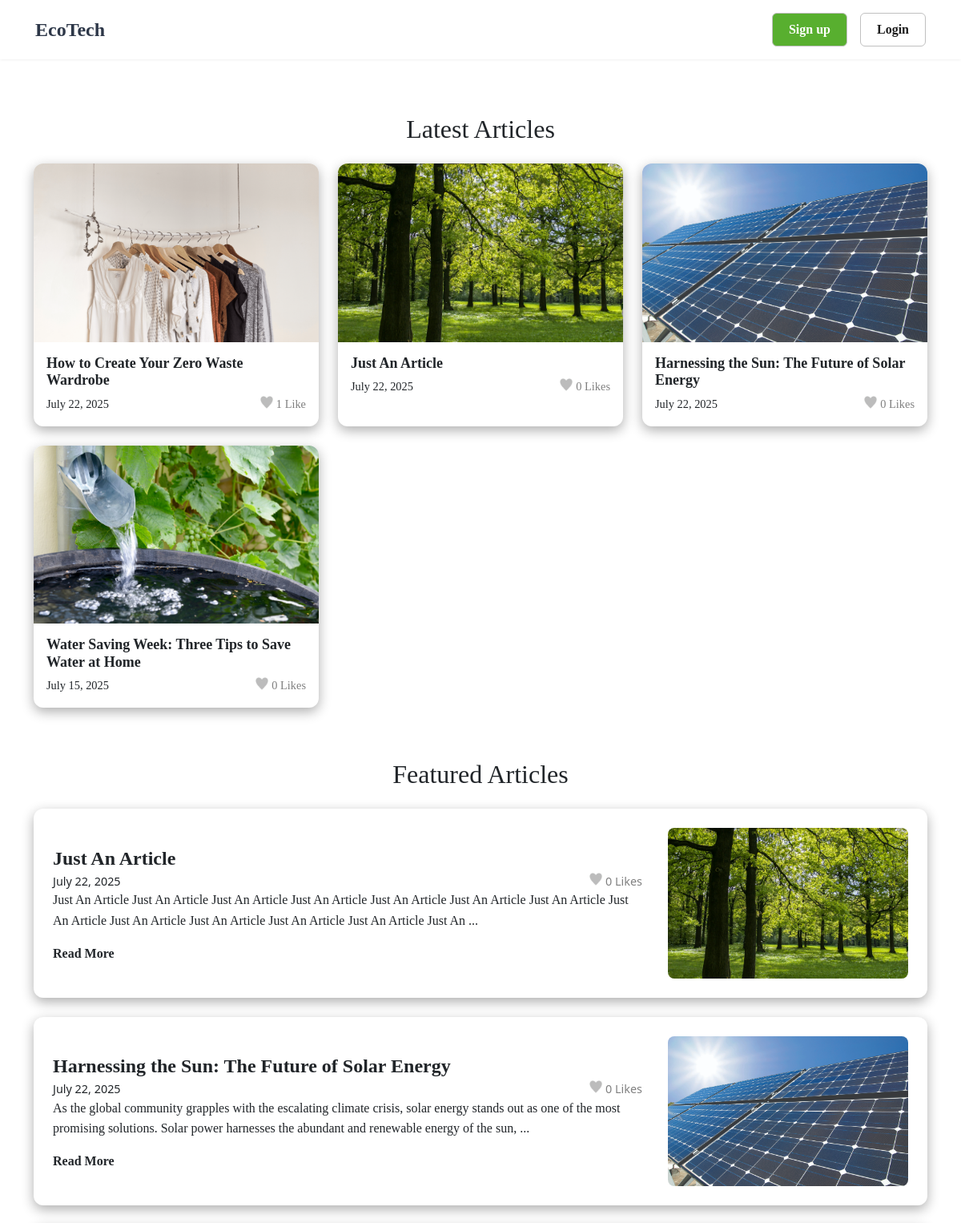
/ (upper part), run on an earlier commit of the app's database.
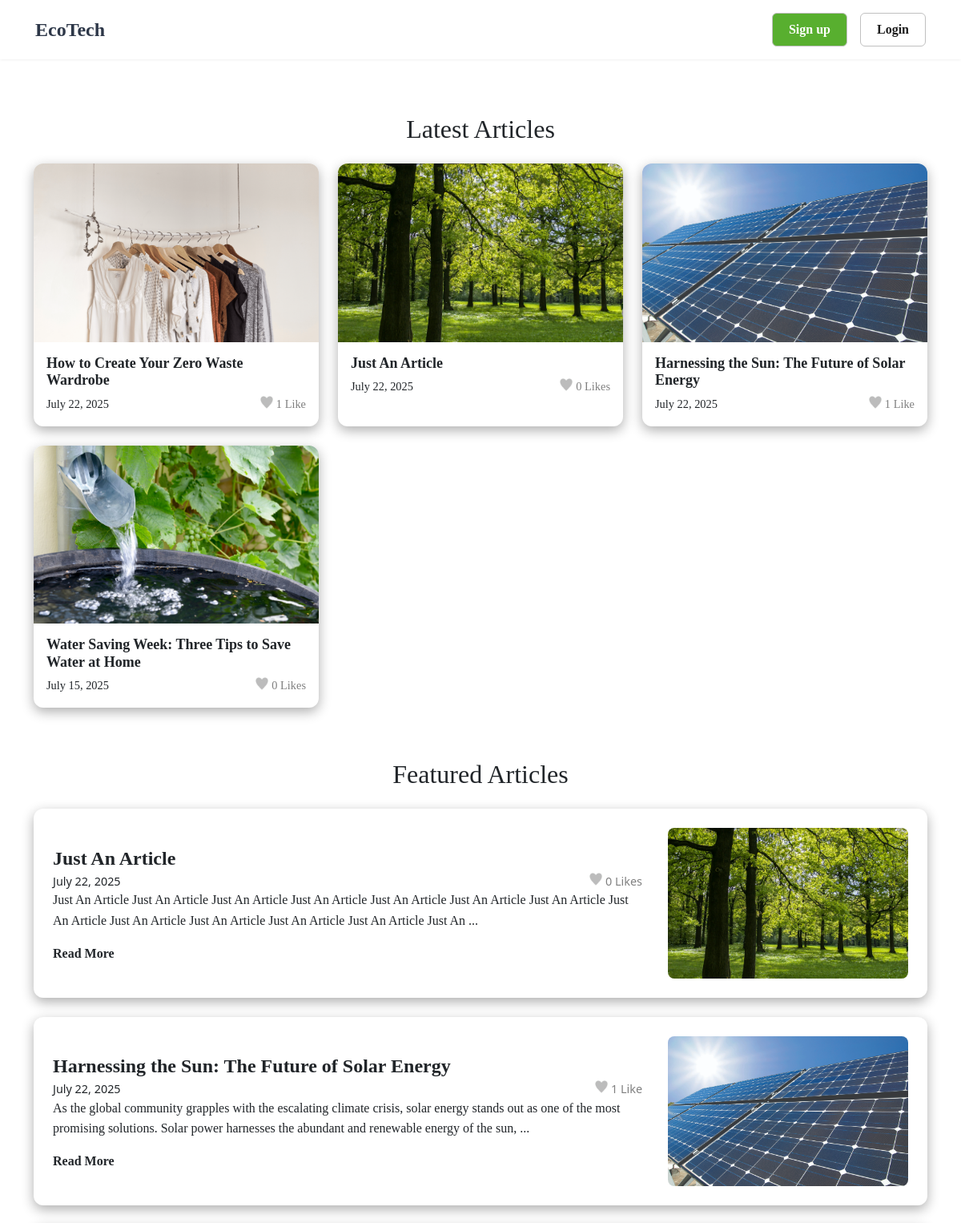
And on a later commit of the database.
### post_app/models.py (models this page shows, shortened)
class PostRaw(models.Model):
    author = models.ForeignKey(User, on_delete=models.CASCADE)
    created_at = models.DateTimeField(auto_now_add=True)
    likes_int = models.IntegerField(default=0)
    liked_by = models.ManyToManyField(User, related_name = 'liked_posts', blank = True)
    content = models.TextField()
    title = models.TextField(max_length=60, blank=False, null=False)
    image = models.ImageField(upload_to='post_images/', blank=True, null=False)
    POST_TYPE_CHOICES = [
        (1, 'admin'),
        (2, 'user')
    ]
    post_type = models.IntegerField(choices=POST_TYPE_CHOICES, default=2)
    class Meta:
        app_label = 'post_app'
        db_table = 'post_app_raw'
        verbose_name = 'Post Data Management'

### post_app/views.py (the view)
# urls.py: path('', views.index, name='index'),
@never_cache
def index(request):
    latest_articles = PostRaw.objects.filter(post_type=1).order_by('-created_at')[:4]  # Get 4 posts created by admin with the latest created time
    featured_articles = PostRaw.objects.filter(post_type=1).order_by('-likes_int')[:4]  # Get 4 posts created by admin with the most likes
    current_date = datetime.now().date()
    visit_count = request.session.get('visit_count', 0) + 1
    request.session['visit_count'] = visit_count
    last_visit = request.COOKIES.get('last_visit')
    if last_visit:
        last_visit_date = datetime.strptime(last_visit, '%Y-%m-%d').date()
        if last_visit_date < current_date:
            request.session['daily_visit_count'] = 1
        else:
            daily_visit_count = request.session.get('daily_visit_count', 0) + 1
            request.session['daily_visit_count'] = daily_visit_count
    else:
        request.session['daily_visit_count'] = 1
    response = render(request, 'index.html', {
        'visit_count': visit_count,
        'daily_visit_count': request.session['daily_visit_count'],
        'latest_articles': latest_articles,
        'featured_articles': featured_articles
    })
    response.set_cookie('last_visit', current_date.strftime('%Y-%m-%d'))
    return response

### templates/index.html (shortened to what this page needs)
{% extends "base_generic.html" %}
{% load static %}
{% block content %}
    <section>
        <h2 style="text-align: center; margin-bottom: 1.5rem;">Latest Articles</h2>
        <div class="article-grid-container">
            {% for article in latest_articles %}
                <a href="{% url 'post_detail' article.id %}" class="article-card-link">
                    <div class="article-card-vertical">
                        <div class="card-image">
                            {% if article.image %}
                                <img src="{{ article.image.url }}" alt="{{ article.title }}">
                            {% endif %}
                        </div>
                        <div class="card-content">
                            <h3 class="post-title-small">{{ article.title }}</h3>
                            <div class="post-meta-likes">
                                 <span>  {{ article.created_at|date:"F d, Y" }}</span>
                                <span class="grey-heart-icon"> {{ article.liked_by.count }} Like{{ article.liked_by.count|pluralize }}</span>
                            </div>
                        </div>
                    </div>
                </a>
            {% endfor %}
        </div>
    </section>
    <section>
        <h2 style="margin-top: 50px; text-align: center; margin-bottom: 1.5rem;">Featured Articles</h2>
        <div class="article-block-container">
            {% for article in featured_articles %}
                <div class="article-card-block">
                    <div class="card-content">
                        <a href="{% url 'post_detail' article.id %}" class="post-title">{{ article.title }}</a>
                        <div class="post-meta-likes">
                            <span>{{ article.created_at|date:"F d, Y" }}</span>
                            <span class="grey-heart-icon">  {{ article.liked_by.count }} Like{{ article.liked_by.count|pluralize }}</span>
                        </div>
                        <p>{{ article.content|slice:":200" }} ...</p>
                        <a href="{% url 'post_detail' article.id %}" class="a-read-more" style="margin-top: 1rem;">Read More</a>
                    </div>
                    <div class="card-image">
                        {% if article.image %}
                            <img src="{{ article.image.url }}" alt="{{ article.title }}">
                        {% endif %}
                    </div>
                </div>
            {% endfor %}
        </div>
    </section>
{% endblock content %}

What changed in the data, as far as the page shows it:
changed PostRaw "Harnessing the Sun: The Future of Solar Energy": liked_by.count "0" → "1"
